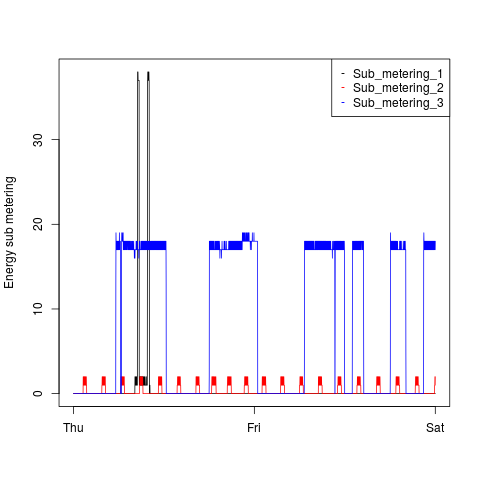

Here is the R script that generated this plot:
source("plot3_model.R")

png(filename="plot3.png", width=480, height=480,bg = "white")
draw_plot3()
dev.off()